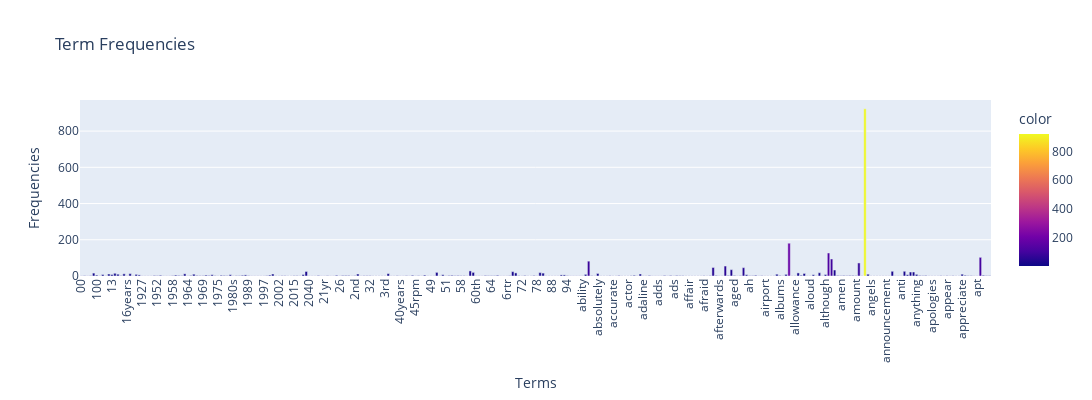

Notebook cell for this chart:
### Code cell
import plotly.express as px
import numpy as np

# Calculate the term frequency
term_frequencies = np.asarray(data_counts.sum(axis=0))[0]

# Capture the first 300 terms and their corresponding frequencies (as example)
terms = count_vect.get_feature_names_out()[:300]
frequencies = term_frequencies[:300]

# Plot the figure with 'plotly'
fig = px.bar(x=terms, y=frequencies,
             title='Term Frequencies',
             labels={'x':'Terms', 'y':'Frequencies'},
             color=frequencies, 
             color_continuous_scale='Plasma')

# Arrange the x-axis
fig.update_layout(xaxis_tickangle=-90, width=1100, height=400)

# Show the plot
fig.show()

### Figure 1 — Plotly figure (JSON) as saved in the notebook; plotly's stock layout.template omitted (floating-point values rounded to 4 significant figures; data arrays with more than 128 entries replaced by an {"elided": "..."} marker saying what was removed)
{"data": [{"alignmentgroup": "True", "hovertemplate": "Terms=%{x}<br>Frequencies=%{y}<br>color=%{marker.color}<extra></extra>", "legendgroup": "", "marker": {"color": {"elided": "300 int values"}, "coloraxis": "coloraxis", "pattern": {"shape": ""}}, "name": "", "offsetgroup": "", "orientation": "v", "showlegend": false, "textposition": "auto", "type": "bar", "x": {"elided": "300 str values"}, "xaxis": "x", "y": {"elided": "300 int values"}, "yaxis": "y"}], "layout": {"barmode": "relative", "coloraxis": {"colorbar": {"title": {"text": "color"}}, "colorscale": [[0, "#0d0887"], [0.1111, "#46039f"], [0.2222, "#7201a8"], [0.3333, "#9c179e"], [0.4444, "#bd3786"], [0.5556, "#d8576b"], [0.6667, "#ed7953"], [0.7778, "#fb9f3a"], [0.8889, "#fdca26"], [1, "#f0f921"]]}, "height": 400, "legend": {"tracegroupgap": 0}, "title": {"text": "Term Frequencies"}, "width": 1100, "xaxis": {"anchor": "y", "autorange": true, "domain": [0, 1], "range": [-0.5, 299.5], "tickangle": -90, "title": {"text": "Terms"}, "type": "category"}, "yaxis": {"anchor": "x", "autorange": true, "domain": [0, 1], "range": [0, 971.6], "title": {"text": "Frequencies"}, "type": "linear"}}}
